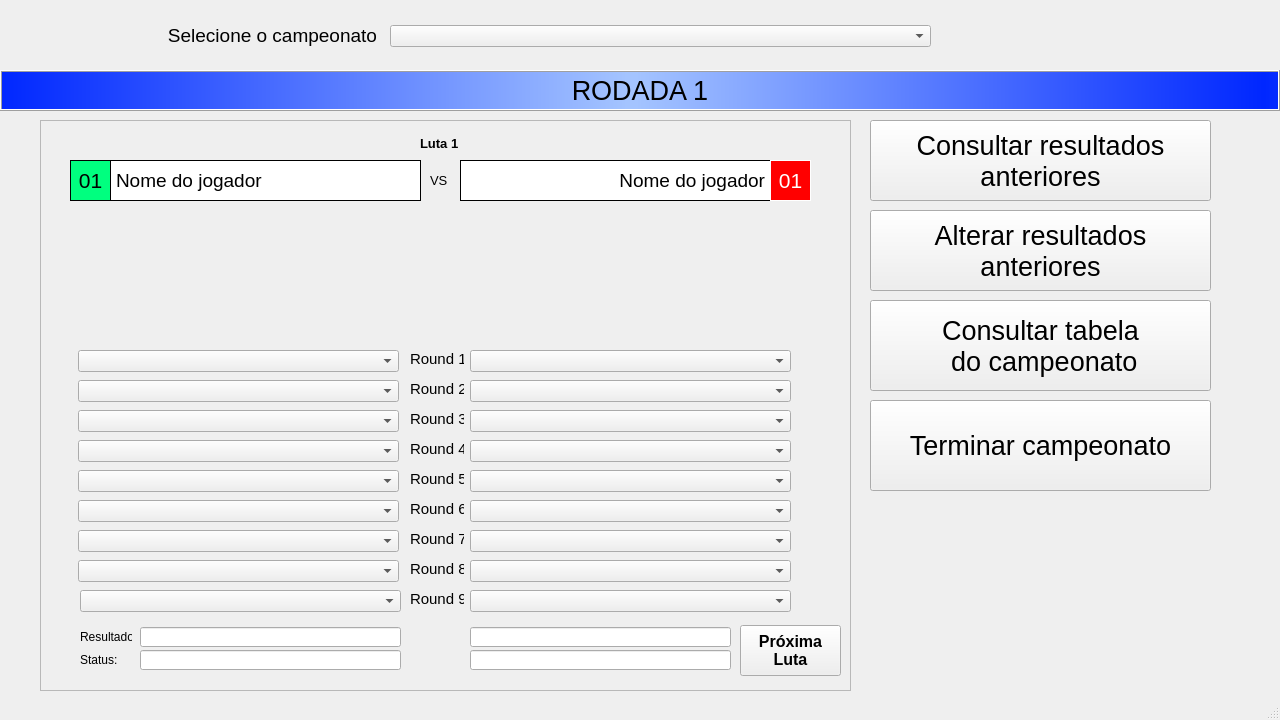
<?xml version="1.0" encoding="UTF-8"?>
<ui version="4.0">
 <class>MainWindow</class>
 <widget class="QMainWindow" name="MainWindow">
  <property name="geometry">
   <rect>
    <x>0</x>
    <y>0</y>
    <width>1280</width>
    <height>720</height>
   </rect>
  </property>
  <property name="windowTitle">
   <string>Rodada Tekken</string>
  </property>
  <widget class="QWidget" name="centralwidget">
   <widget class="QLabel" name="label">
    <property name="geometry">
     <rect>
      <x>16</x>
      <y>20</y>
      <width>361</width>
      <height>31</height>
     </rect>
    </property>
    <property name="font">
     <font>
      <pointsize>14</pointsize>
     </font>
    </property>
    <property name="text">
     <string>Selecione o campeonato</string>
    </property>
    <property name="alignment">
     <set>Qt::AlignRight|Qt::AlignTrailing|Qt::AlignVCenter</set>
    </property>
   </widget>
   <widget class="QComboBox" name="comboBoxCampeonato">
    <property name="geometry">
     <rect>
      <x>390</x>
      <y>25</y>
      <width>541</width>
      <height>22</height>
     </rect>
    </property>
    <property name="font">
     <font>
      <pointsize>12</pointsize>
     </font>
    </property>
   </widget>
   <widget class="QLabel" name="label_rodada">
    <property name="geometry">
     <rect>
      <x>0</x>
      <y>70</y>
      <width>1280</width>
      <height>41</height>
     </rect>
    </property>
    <property name="baseSize">
     <size>
      <width>0</width>
      <height>0</height>
     </size>
    </property>
    <property name="font">
     <font>
      <pointsize>20</pointsize>
     </font>
    </property>
    <property name="autoFillBackground">
     <bool>false</bool>
    </property>
    <property name="styleSheet">
     <string notr="true">background-color: qlineargradient(spread:reflect, x1:0, y1:0, x2:0.492, y2:0, stop:0 rgba(0, 39, 255, 255), stop:0.994318 rgba(164, 196, 255, 255));
color: rgb(0, 0, 0);</string>
    </property>
    <property name="frameShape">
     <enum>QFrame::Box</enum>
    </property>
    <property name="frameShadow">
     <enum>QFrame::Raised</enum>
    </property>
    <property name="text">
     <string>RODADA 1</string>
    </property>
    <property name="scaledContents">
     <bool>false</bool>
    </property>
    <property name="alignment">
     <set>Qt::AlignCenter</set>
    </property>
   </widget>
   <widget class="QFrame" name="frame">
    <property name="geometry">
     <rect>
      <x>40</x>
      <y>120</y>
      <width>811</width>
      <height>571</height>
     </rect>
    </property>
    <property name="frameShape">
     <enum>QFrame::StyledPanel</enum>
    </property>
    <property name="frameShadow">
     <enum>QFrame::Sunken</enum>
    </property>
    <widget class="QLabel" name="posicaoAtual_1">
     <property name="geometry">
      <rect>
       <x>30</x>
       <y>40</y>
       <width>41</width>
       <height>41</height>
      </rect>
     </property>
     <property name="font">
      <font>
       <pointsize>16</pointsize>
      </font>
     </property>
     <property name="styleSheet">
      <string notr="true">background-color: rgb(0, 255, 127);
color: rgb(0, 0, 0);</string>
     </property>
     <property name="frameShape">
      <enum>QFrame::Box</enum>
     </property>
     <property name="text">
      <string>01</string>
     </property>
     <property name="alignment">
      <set>Qt::AlignCenter</set>
     </property>
    </widget>
    <widget class="QLabel" name="label_jogador1">
     <property name="geometry">
      <rect>
       <x>70</x>
       <y>40</y>
       <width>311</width>
       <height>41</height>
      </rect>
     </property>
     <property name="font">
      <font>
       <pointsize>14</pointsize>
      </font>
     </property>
     <property name="autoFillBackground">
      <bool>false</bool>
     </property>
     <property name="styleSheet">
      <string notr="true">background-color: rgb(255, 255, 255);
color: rgb(0, 0, 0);</string>
     </property>
     <property name="frameShape">
      <enum>QFrame::Box</enum>
     </property>
     <property name="frameShadow">
      <enum>QFrame::Plain</enum>
     </property>
     <property name="text">
      <string>Nome do jogador</string>
     </property>
    </widget>
    <widget class="QLabel" name="label_2">
     <property name="geometry">
      <rect>
       <x>390</x>
       <y>50</y>
       <width>21</width>
       <height>21</height>
      </rect>
     </property>
     <property name="font">
      <font>
       <pointsize>10</pointsize>
      </font>
     </property>
     <property name="text">
      <string>VS</string>
     </property>
    </widget>
    <widget class="QLabel" name="label_jogador2">
     <property name="geometry">
      <rect>
       <x>420</x>
       <y>40</y>
       <width>311</width>
       <height>41</height>
      </rect>
     </property>
     <property name="font">
      <font>
       <pointsize>14</pointsize>
      </font>
     </property>
     <property name="autoFillBackground">
      <bool>false</bool>
     </property>
     <property name="styleSheet">
      <string notr="true">background-color: rgb(255, 255, 255);
color: rgb(0, 0, 0);</string>
     </property>
     <property name="frameShape">
      <enum>QFrame::Box</enum>
     </property>
     <property name="frameShadow">
      <enum>QFrame::Plain</enum>
     </property>
     <property name="text">
      <string>Nome do jogador</string>
     </property>
     <property name="alignment">
      <set>Qt::AlignRight|Qt::AlignTrailing|Qt::AlignVCenter</set>
     </property>
    </widget>
    <widget class="QLabel" name="posicaoAtual_2">
     <property name="geometry">
      <rect>
       <x>730</x>
       <y>40</y>
       <width>41</width>
       <height>41</height>
      </rect>
     </property>
     <property name="font">
      <font>
       <pointsize>16</pointsize>
      </font>
     </property>
     <property name="styleSheet">
      <string notr="true">background-color: rgb(255, 0, 0);
color: rgb(255, 255, 255);</string>
     </property>
     <property name="frameShape">
      <enum>QFrame::Box</enum>
     </property>
     <property name="text">
      <string>01</string>
     </property>
     <property name="alignment">
      <set>Qt::AlignCenter</set>
     </property>
    </widget>
    <widget class="QLabel" name="label_R1">
     <property name="geometry">
      <rect>
       <x>370</x>
       <y>230</y>
       <width>54</width>
       <height>18</height>
      </rect>
     </property>
     <property name="font">
      <font>
       <pointsize>11</pointsize>
      </font>
     </property>
     <property name="text">
      <string>Round 1</string>
     </property>
    </widget>
    <widget class="QLabel" name="label_R2">
     <property name="geometry">
      <rect>
       <x>370</x>
       <y>260</y>
       <width>54</width>
       <height>18</height>
      </rect>
     </property>
     <property name="font">
      <font>
       <pointsize>11</pointsize>
      </font>
     </property>
     <property name="text">
      <string>Round 2</string>
     </property>
    </widget>
    <widget class="QLabel" name="label_R3">
     <property name="geometry">
      <rect>
       <x>370</x>
       <y>290</y>
       <width>54</width>
       <height>18</height>
      </rect>
     </property>
     <property name="font">
      <font>
       <pointsize>11</pointsize>
      </font>
     </property>
     <property name="text">
      <string>Round 3</string>
     </property>
    </widget>
    <widget class="QLabel" name="label_R4">
     <property name="geometry">
      <rect>
       <x>370</x>
       <y>320</y>
       <width>54</width>
       <height>18</height>
      </rect>
     </property>
     <property name="font">
      <font>
       <pointsize>11</pointsize>
      </font>
     </property>
     <property name="text">
      <string>Round 4</string>
     </property>
    </widget>
    <widget class="QLabel" name="label_R5">
     <property name="geometry">
      <rect>
       <x>370</x>
       <y>350</y>
       <width>54</width>
       <height>18</height>
      </rect>
     </property>
     <property name="font">
      <font>
       <pointsize>11</pointsize>
      </font>
     </property>
     <property name="text">
      <string>Round 5</string>
     </property>
    </widget>
    <widget class="QLabel" name="label_R6">
     <property name="geometry">
      <rect>
       <x>370</x>
       <y>380</y>
       <width>54</width>
       <height>18</height>
      </rect>
     </property>
     <property name="font">
      <font>
       <pointsize>11</pointsize>
      </font>
     </property>
     <property name="text">
      <string>Round 6</string>
     </property>
    </widget>
    <widget class="QLabel" name="label_R7">
     <property name="geometry">
      <rect>
       <x>370</x>
       <y>410</y>
       <width>54</width>
       <height>18</height>
      </rect>
     </property>
     <property name="font">
      <font>
       <pointsize>11</pointsize>
      </font>
     </property>
     <property name="text">
      <string>Round 7</string>
     </property>
    </widget>
    <widget class="QLabel" name="label_R8">
     <property name="geometry">
      <rect>
       <x>370</x>
       <y>440</y>
       <width>54</width>
       <height>18</height>
      </rect>
     </property>
     <property name="font">
      <font>
       <pointsize>11</pointsize>
      </font>
     </property>
     <property name="text">
      <string>Round 8</string>
     </property>
    </widget>
    <widget class="QLabel" name="label_R9">
     <property name="geometry">
      <rect>
       <x>370</x>
       <y>470</y>
       <width>54</width>
       <height>18</height>
      </rect>
     </property>
     <property name="font">
      <font>
       <pointsize>11</pointsize>
      </font>
     </property>
     <property name="text">
      <string>Round 9</string>
     </property>
    </widget>
    <widget class="QComboBox" name="comboBoxR1P1">
     <property name="geometry">
      <rect>
       <x>38</x>
       <y>230</y>
       <width>321</width>
       <height>22</height>
      </rect>
     </property>
     <property name="currentText">
      <string/>
     </property>
    </widget>
    <widget class="QComboBox" name="comboBoxR2P1">
     <property name="geometry">
      <rect>
       <x>38</x>
       <y>260</y>
       <width>321</width>
       <height>22</height>
      </rect>
     </property>
     <property name="currentText">
      <string/>
     </property>
    </widget>
    <widget class="QComboBox" name="comboBoxR3P1">
     <property name="geometry">
      <rect>
       <x>38</x>
       <y>290</y>
       <width>321</width>
       <height>22</height>
      </rect>
     </property>
     <property name="currentText">
      <string/>
     </property>
    </widget>
    <widget class="QComboBox" name="comboBoxR4P1">
     <property name="geometry">
      <rect>
       <x>38</x>
       <y>320</y>
       <width>321</width>
       <height>22</height>
      </rect>
     </property>
     <property name="currentText">
      <string/>
     </property>
    </widget>
    <widget class="QComboBox" name="comboBoxR5P1">
     <property name="geometry">
      <rect>
       <x>38</x>
       <y>350</y>
       <width>321</width>
       <height>22</height>
      </rect>
     </property>
     <property name="currentText">
      <string/>
     </property>
    </widget>
    <widget class="QComboBox" name="comboBoxR6P1">
     <property name="geometry">
      <rect>
       <x>38</x>
       <y>380</y>
       <width>321</width>
       <height>22</height>
      </rect>
     </property>
     <property name="currentText">
      <string/>
     </property>
    </widget>
    <widget class="QComboBox" name="comboBoxR7P1">
     <property name="geometry">
      <rect>
       <x>38</x>
       <y>410</y>
       <width>321</width>
       <height>22</height>
      </rect>
     </property>
     <property name="currentText">
      <string/>
     </property>
    </widget>
    <widget class="QComboBox" name="comboBoxR8P1">
     <property name="geometry">
      <rect>
       <x>38</x>
       <y>440</y>
       <width>321</width>
       <height>22</height>
      </rect>
     </property>
     <property name="currentText">
      <string/>
     </property>
    </widget>
    <widget class="QComboBox" name="comboBoxR9P1">
     <property name="geometry">
      <rect>
       <x>40</x>
       <y>470</y>
       <width>321</width>
       <height>22</height>
      </rect>
     </property>
     <property name="currentText">
      <string/>
     </property>
    </widget>
    <widget class="QComboBox" name="comboBoxR2P2">
     <property name="geometry">
      <rect>
       <x>430</x>
       <y>260</y>
       <width>321</width>
       <height>22</height>
      </rect>
     </property>
     <property name="currentText">
      <string/>
     </property>
    </widget>
    <widget class="QComboBox" name="comboBoxR3P2">
     <property name="geometry">
      <rect>
       <x>430</x>
       <y>290</y>
       <width>321</width>
       <height>22</height>
      </rect>
     </property>
     <property name="currentText">
      <string/>
     </property>
    </widget>
    <widget class="QComboBox" name="comboBoxR5P2">
     <property name="geometry">
      <rect>
       <x>430</x>
       <y>350</y>
       <width>321</width>
       <height>22</height>
      </rect>
     </property>
     <property name="currentText">
      <string/>
     </property>
    </widget>
    <widget class="QComboBox" name="comboBoxR4P2">
     <property name="geometry">
      <rect>
       <x>430</x>
       <y>320</y>
       <width>321</width>
       <height>22</height>
      </rect>
     </property>
     <property name="currentText">
      <string/>
     </property>
    </widget>
    <widget class="QComboBox" name="comboBoxR9P2">
     <property name="geometry">
      <rect>
       <x>430</x>
       <y>470</y>
       <width>321</width>
       <height>22</height>
      </rect>
     </property>
     <property name="currentText">
      <string/>
     </property>
    </widget>
    <widget class="QComboBox" name="comboBoxR8P2">
     <property name="geometry">
      <rect>
       <x>430</x>
       <y>440</y>
       <width>321</width>
       <height>22</height>
      </rect>
     </property>
     <property name="currentText">
      <string/>
     </property>
    </widget>
    <widget class="QComboBox" name="comboBoxR6P2">
     <property name="geometry">
      <rect>
       <x>430</x>
       <y>380</y>
       <width>321</width>
       <height>22</height>
      </rect>
     </property>
     <property name="currentText">
      <string/>
     </property>
    </widget>
    <widget class="QComboBox" name="comboBoxR7P2">
     <property name="geometry">
      <rect>
       <x>430</x>
       <y>410</y>
       <width>321</width>
       <height>22</height>
      </rect>
     </property>
     <property name="currentText">
      <string/>
     </property>
    </widget>
    <widget class="QComboBox" name="comboBoxR1P2">
     <property name="geometry">
      <rect>
       <x>430</x>
       <y>230</y>
       <width>321</width>
       <height>22</height>
      </rect>
     </property>
     <property name="currentText">
      <string/>
     </property>
    </widget>
    <widget class="QLabel" name="label_3">
     <property name="geometry">
      <rect>
       <x>40</x>
       <y>510</y>
       <width>52</width>
       <height>13</height>
      </rect>
     </property>
     <property name="text">
      <string>Resultado:</string>
     </property>
    </widget>
    <widget class="QLineEdit" name="resultadoP1">
     <property name="geometry">
      <rect>
       <x>100</x>
       <y>507</y>
       <width>261</width>
       <height>20</height>
      </rect>
     </property>
     <property name="readOnly">
      <bool>true</bool>
     </property>
    </widget>
    <widget class="QLineEdit" name="resultadoP2">
     <property name="geometry">
      <rect>
       <x>430</x>
       <y>507</y>
       <width>261</width>
       <height>20</height>
      </rect>
     </property>
     <property name="readOnly">
      <bool>true</bool>
     </property>
    </widget>
    <widget class="QLabel" name="label_4">
     <property name="geometry">
      <rect>
       <x>40</x>
       <y>533</y>
       <width>52</width>
       <height>13</height>
      </rect>
     </property>
     <property name="text">
      <string>Status:</string>
     </property>
    </widget>
    <widget class="QLineEdit" name="statusP1">
     <property name="geometry">
      <rect>
       <x>100</x>
       <y>530</y>
       <width>261</width>
       <height>20</height>
      </rect>
     </property>
     <property name="readOnly">
      <bool>true</bool>
     </property>
    </widget>
    <widget class="QLineEdit" name="statusP2">
     <property name="geometry">
      <rect>
       <x>430</x>
       <y>530</y>
       <width>261</width>
       <height>20</height>
      </rect>
     </property>
     <property name="readOnly">
      <bool>true</bool>
     </property>
    </widget>
    <widget class="QPushButton" name="pushButton">
     <property name="geometry">
      <rect>
       <x>700</x>
       <y>505</y>
       <width>101</width>
       <height>51</height>
      </rect>
     </property>
     <property name="font">
      <font>
       <pointsize>12</pointsize>
       <weight>75</weight>
       <bold>true</bold>
      </font>
     </property>
     <property name="text">
      <string>Próxima
Luta</string>
     </property>
    </widget>
    <widget class="QLabel" name="label_luta">
     <property name="geometry">
      <rect>
       <x>380</x>
       <y>15</y>
       <width>41</width>
       <height>16</height>
      </rect>
     </property>
     <property name="font">
      <font>
       <pointsize>10</pointsize>
       <weight>75</weight>
       <bold>true</bold>
      </font>
     </property>
     <property name="text">
      <string>Luta 1</string>
     </property>
    </widget>
    <zorder>label_jogador1</zorder>
    <zorder>label_2</zorder>
    <zorder>label_jogador2</zorder>
    <zorder>posicaoAtual_2</zorder>
    <zorder>posicaoAtual_1</zorder>
    <zorder>label_R1</zorder>
    <zorder>label_R2</zorder>
    <zorder>label_R3</zorder>
    <zorder>label_R4</zorder>
    <zorder>label_R5</zorder>
    <zorder>label_R6</zorder>
    <zorder>label_R7</zorder>
    <zorder>label_R8</zorder>
    <zorder>label_R9</zorder>
    <zorder>comboBoxR1P1</zorder>
    <zorder>comboBoxR2P1</zorder>
    <zorder>comboBoxR3P1</zorder>
    <zorder>comboBoxR4P1</zorder>
    <zorder>comboBoxR5P1</zorder>
    <zorder>comboBoxR6P1</zorder>
    <zorder>comboBoxR7P1</zorder>
    <zorder>comboBoxR8P1</zorder>
    <zorder>comboBoxR9P1</zorder>
    <zorder>comboBoxR2P2</zorder>
    <zorder>comboBoxR3P2</zorder>
    <zorder>comboBoxR5P2</zorder>
    <zorder>comboBoxR4P2</zorder>
    <zorder>comboBoxR9P2</zorder>
    <zorder>comboBoxR8P2</zorder>
    <zorder>comboBoxR6P2</zorder>
    <zorder>comboBoxR7P2</zorder>
    <zorder>comboBoxR1P2</zorder>
    <zorder>label_3</zorder>
    <zorder>resultadoP1</zorder>
    <zorder>resultadoP2</zorder>
    <zorder>label_4</zorder>
    <zorder>statusP1</zorder>
    <zorder>statusP2</zorder>
    <zorder>pushButton</zorder>
    <zorder>label_luta</zorder>
   </widget>
   <widget class="QPushButton" name="pushButton_2">
    <property name="geometry">
     <rect>
      <x>870</x>
      <y>120</y>
      <width>341</width>
      <height>81</height>
     </rect>
    </property>
    <property name="font">
     <font>
      <pointsize>20</pointsize>
     </font>
    </property>
    <property name="text">
     <string>Consultar resultados
anteriores</string>
    </property>
   </widget>
   <widget class="QPushButton" name="pushButton_3">
    <property name="geometry">
     <rect>
      <x>870</x>
      <y>300</y>
      <width>341</width>
      <height>91</height>
     </rect>
    </property>
    <property name="font">
     <font>
      <pointsize>20</pointsize>
     </font>
    </property>
    <property name="text">
     <string>Consultar tabela
 do campeonato</string>
    </property>
   </widget>
   <widget class="QPushButton" name="pushButton_4">
    <property name="geometry">
     <rect>
      <x>870</x>
      <y>210</y>
      <width>341</width>
      <height>81</height>
     </rect>
    </property>
    <property name="font">
     <font>
      <pointsize>20</pointsize>
     </font>
    </property>
    <property name="text">
     <string>Alterar resultados
anteriores</string>
    </property>
   </widget>
   <widget class="QPushButton" name="pushButton_5">
    <property name="geometry">
     <rect>
      <x>870</x>
      <y>400</y>
      <width>341</width>
      <height>91</height>
     </rect>
    </property>
    <property name="font">
     <font>
      <pointsize>20</pointsize>
     </font>
    </property>
    <property name="text">
     <string>Terminar campeonato</string>
    </property>
   </widget>
   <zorder>frame</zorder>
   <zorder>label</zorder>
   <zorder>comboBoxCampeonato</zorder>
   <zorder>label_rodada</zorder>
   <zorder>pushButton_2</zorder>
   <zorder>pushButton_3</zorder>
   <zorder>pushButton_4</zorder>
   <zorder>pushButton_5</zorder>
  </widget>
  <widget class="QStatusBar" name="statusbar"/>
 </widget>
 <resources/>
 <connections/>
</ui>
